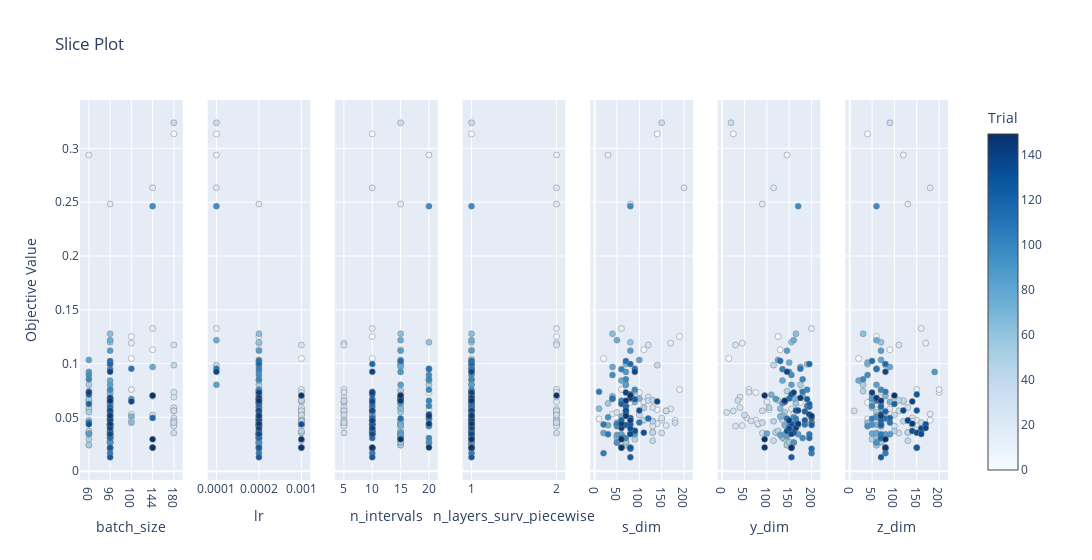
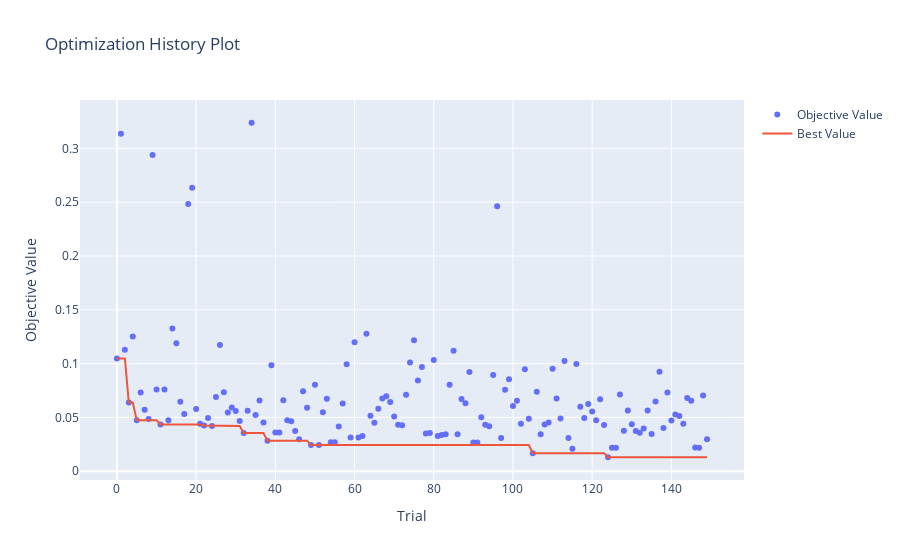

The notebook cell these images were saved under, in order:
### Code cell
print('---------------------- HI-VAE_piecewise ----------------------')
fig = plot_slice(study_dict_survkm["HI-VAE_piecewise"])
fig.show()

fig = plot_optimization_history(study_dict_survkm["HI-VAE_piecewise"])
fig.show()

### Figure 1 — Plotly figure (JSON) as saved in the notebook; plotly's stock layout.template omitted (floating-point values rounded to 4 significant figures; data arrays with more than 128 entries replaced by an {"elided": "..."} marker saying what was removed)
{"data": [{"marker": {"color": {"elided": "150 int values"}, "colorbar": {"title": {"text": "Trial"}, "x": 1, "xpad": 40}, "colorscale": [[0, "rgb(247,251,255)"], [0.125, "rgb(222,235,247)"], [0.25, "rgb(198,219,239)"], [0.375, "rgb(158,202,225)"], [0.5, "rgb(107,174,214)"], [0.625, "rgb(66,146,198)"], [0.75, "rgb(33,113,181)"], [0.875, "rgb(8,81,156)"], [1, "rgb(8,48,107)"]], "line": {"color": "Grey", "width": 0.5}, "showscale": true}, "mode": "markers", "name": "Feasible Trial", "showlegend": false, "type": "scatter", "x": {"elided": "150 int values"}, "xaxis": "x", "y": {"elided": "150 float values"}, "yaxis": "y"}, {"marker": {"color": {"elided": "150 int values"}, "colorbar": {"title": {"text": "Trial"}, "x": 1, "xpad": 40}, "colorscale": [[0, "rgb(247,251,255)"], [0.125, "rgb(222,235,247)"], [0.25, "rgb(198,219,239)"], [0.375, "rgb(158,202,225)"], [0.5, "rgb(107,174,214)"], [0.625, "rgb(66,146,198)"], [0.75, "rgb(33,113,181)"], [0.875, "rgb(8,81,156)"], [1, "rgb(8,48,107)"]], "line": {"color": "Grey", "width": 0.5}, "showscale": false}, "mode": "markers", "name": "Feasible Trial", "showlegend": false, "type": "scatter", "x": {"elided": "150 float values"}, "xaxis": "x2", "y": {"elided": "150 float values"}, "yaxis": "y2"}, {"marker": {"color": {"elided": "150 int values"}, "colorbar": {"title": {"text": "Trial"}, "x": 1, "xpad": 40}, "colorscale": [[0, "rgb(247,251,255)"], [0.125, "rgb(222,235,247)"], [0.25, "rgb(198,219,239)"], [0.375, "rgb(158,202,225)"], [0.5, "rgb(107,174,214)"], [0.625, "rgb(66,146,198)"], [0.75, "rgb(33,113,181)"], [0.875, "rgb(8,81,156)"], [1, "rgb(8,48,107)"]], "line": {"color": "Grey", "width": 0.5}, "showscale": false}, "mode": "markers", "name": "Feasible Trial", "showlegend": false, "type": "scatter", "x": {"elided": "150 int values"}, "xaxis": "x3", "y": {"elided": "150 float values"}, "yaxis": "y3"}, {"marker": {"color": {"elided": "150 int values"}, "colorbar": {"title": {"text": "Trial"}, "x": 1, "xpad": 40}, "colorscale": [[0, "rgb(247,251,255)"], [0.125, "rgb(222,235,247)"], [0.25, "rgb(198,219,239)"], [0.375, "rgb(158,202,225)"], [0.5, "rgb(107,174,214)"], [0.625, "rgb(66,146,198)"], [0.75, "rgb(33,113,181)"], [0.875, "rgb(8,81,156)"], [1, "rgb(8,48,107)"]], "line": {"color": "Grey", "width": 0.5}, "showscale": false}, "mode": "markers", "name": "Feasible Trial", "showlegend": false, "type": "scatter", "x": {"elided": "150 int values"}, "xaxis": "x4", "y": {"elided": "150 float values"}, "yaxis": "y4"}, {"marker": {"color": {"elided": "150 int values"}, "colorbar": {"title": {"text": "Trial"}, "x": 1, "xpad": 40}, "colorscale": [[0, "rgb(247,251,255)"], [0.125, "rgb(222,235,247)"], [0.25, "rgb(198,219,239)"], [0.375, "rgb(158,202,225)"], [0.5, "rgb(107,174,214)"], [0.625, "rgb(66,146,198)"], [0.75, "rgb(33,113,181)"], [0.875, "rgb(8,81,156)"], [1, "rgb(8,48,107)"]], "line": {"color": "Grey", "width": 0.5}, "showscale": false}, "mode": "markers", "name": "Feasible Trial", "showlegend": false, "type": "scatter", "x": {"elided": "150 int values"}, "xaxis": "x5", "y": {"elided": "150 float values"}, "yaxis": "y5"}, {"marker": {"color": {"elided": "150 int values"}, "colorbar": {"title": {"text": "Trial"}, "x": 1, "xpad": 40}, "colorscale": [[0, "rgb(247,251,255)"], [0.125, "rgb(222,235,247)"], [0.25, "rgb(198,219,239)"], [0.375, "rgb(158,202,225)"], [0.5, "rgb(107,174,214)"], [0.625, "rgb(66,146,198)"], [0.75, "rgb(33,113,181)"], [0.875, "rgb(8,81,156)"], [1, "rgb(8,48,107)"]], "line": {"color": "Grey", "width": 0.5}, "showscale": false}, "mode": "markers", "name": "Feasible Trial", "showlegend": false, "type": "scatter", "x": {"elided": "150 int values"}, "xaxis": "x6", "y": {"elided": "150 float values"}, "yaxis": "y6"}, {"marker": {"color": {"elided": "150 int values"}, "colorbar": {"title": {"text": "Trial"}, "x": 1, "xpad": 40}, "colorscale": [[0, "rgb(247,251,255)"], [0.125, "rgb(222,235,247)"], [0.25, "rgb(198,219,239)"], [0.375, "rgb(158,202,225)"], [0.5, "rgb(107,174,214)"], [0.625, "rgb(66,146,198)"], [0.75, "rgb(33,113,181)"], [0.875, "rgb(8,81,156)"], [1, "rgb(8,48,107)"]], "line": {"color": "Grey", "width": 0.5}, "showscale": false}, "mode": "markers", "name": "Feasible Trial", "showlegend": false, "type": "scatter", "x": {"elided": "150 int values"}, "xaxis": "x7", "y": {"elided": "150 float values"}, "yaxis": "y7"}], "layout": {"title": {"text": "Slice Plot"}, "width": 2100, "xaxis": {"anchor": "y", "categoryarray": [60, 96, 100, 144, 180], "categoryorder": "array", "domain": [0, 0.1184], "title": {"text": "batch_size"}, "type": "category"}, "xaxis2": {"anchor": "y2", "categoryarray": [0.0001, 0.0002, 0.001], "categoryorder": "array", "domain": [0.1469, 0.2653], "title": {"text": "lr"}, "type": "category"}, "xaxis3": {"anchor": "y3", "categoryarray": [5, 10, 15, 20], "categoryorder": "array", "domain": [0.2939, 0.4122], "title": {"text": "n_intervals"}, "type": "category"}, "xaxis4": {"anchor": "y4", "categoryarray": [1, 2], "categoryorder": "array", "domain": [0.4408, 0.5592], "title": {"text": "n_layers_surv_piecewise"}, "type": "category"}, "xaxis5": {"anchor": "y5", "domain": [0.5878, 0.7061], "title": {"text": "s_dim"}}, "xaxis6": {"anchor": "y6", "domain": [0.7347, 0.8531], "title": {"text": "y_dim"}}, "xaxis7": {"anchor": "y7", "domain": [0.8816, 1.0], "title": {"text": "z_dim"}}, "yaxis": {"anchor": "x", "domain": [0, 1], "title": {"text": "Objective Value"}}, "yaxis2": {"anchor": "x2", "domain": [0, 1], "matches": "y", "showticklabels": false}, "yaxis3": {"anchor": "x3", "domain": [0, 1], "matches": "y", "showticklabels": false}, "yaxis4": {"anchor": "x4", "domain": [0, 1], "matches": "y", "showticklabels": false}, "yaxis5": {"anchor": "x5", "domain": [0, 1], "matches": "y", "showticklabels": false}, "yaxis6": {"anchor": "x6", "domain": [0, 1], "matches": "y", "showticklabels": false}, "yaxis7": {"anchor": "x7", "domain": [0, 1], "matches": "y", "showticklabels": false}}}

### Figure 2 — Plotly figure (JSON) as saved in the notebook; plotly's stock layout.template omitted (floating-point values rounded to 4 significant figures; data arrays with more than 128 entries replaced by an {"elided": "..."} marker saying what was removed)
{"data": [{"mode": "markers", "name": "Objective Value", "type": "scatter", "x": {"elided": "150 int values"}, "y": {"elided": "150 float values"}}, {"mode": "lines", "name": "Best Value", "type": "scatter", "x": {"elided": "150 int values"}, "y": {"elided": "150 float values"}}, {"marker": {"color": "#cccccc"}, "mode": "markers", "name": "Infeasible Trial", "showlegend": false, "type": "scatter", "x": [], "y": []}], "layout": {"title": {"text": "Optimization History Plot"}, "xaxis": {"title": {"text": "Trial"}}, "yaxis": {"title": {"text": "Objective Value"}}}}
